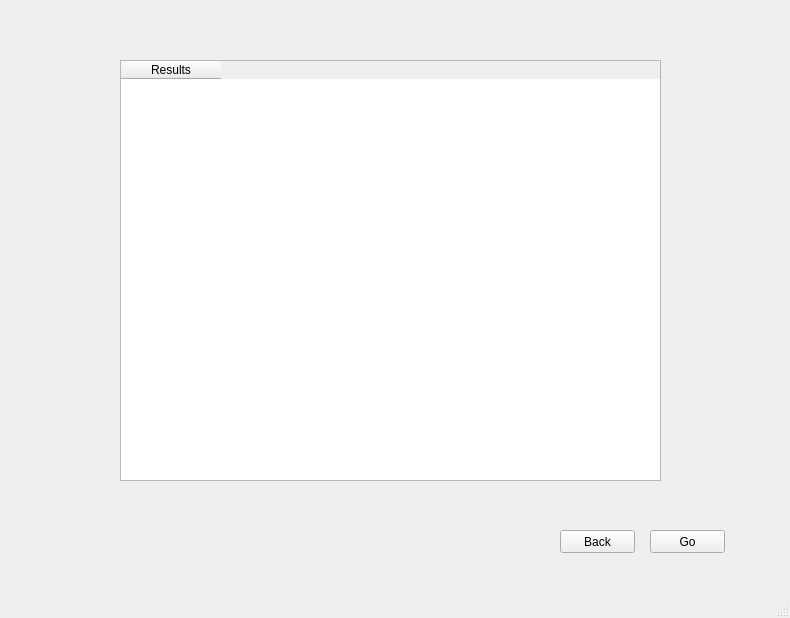
<?xml version="1.0" encoding="UTF-8"?>
<ui version="4.0">
 <class>MainWindow</class>
 <widget class="QMainWindow" name="MainWindow">
  <property name="geometry">
   <rect>
    <x>0</x>
    <y>0</y>
    <width>790</width>
    <height>618</height>
   </rect>
  </property>
  <property name="windowTitle">
   <string>MainWindow</string>
  </property>
  <widget class="QWidget" name="centralwidget">
   <widget class="QTableWidget" name="ResultTable">
    <property name="geometry">
     <rect>
      <x>120</x>
      <y>60</y>
      <width>541</width>
      <height>421</height>
     </rect>
    </property>
    <column>
     <property name="text">
      <string>Results</string>
     </property>
    </column>
   </widget>
   <widget class="QPushButton" name="BackButton">
    <property name="geometry">
     <rect>
      <x>560</x>
      <y>530</y>
      <width>75</width>
      <height>23</height>
     </rect>
    </property>
    <property name="text">
     <string>Back</string>
    </property>
   </widget>
   <widget class="QPushButton" name="BackButton_2">
    <property name="geometry">
     <rect>
      <x>650</x>
      <y>530</y>
      <width>75</width>
      <height>23</height>
     </rect>
    </property>
    <property name="text">
     <string>Go</string>
    </property>
   </widget>
  </widget>
  <widget class="QMenuBar" name="menubar">
   <property name="geometry">
    <rect>
     <x>0</x>
     <y>0</y>
     <width>790</width>
     <height>21</height>
    </rect>
   </property>
  </widget>
  <widget class="QStatusBar" name="statusbar"/>
 </widget>
 <resources/>
 <connections/>
</ui>
